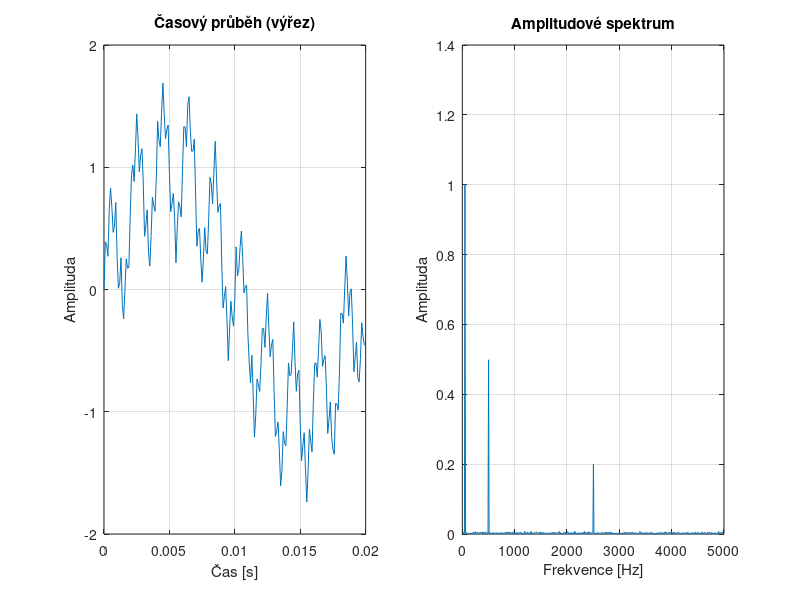

The MATLAB source for this figure: (Note: this script raises an error after producing the figure.)
% =========================================================================
% Generování testovacích signálů pro DSP filtrace
% =========================================================================
clear; clc; close all;

%% 1. Parametry signálu
fs = 10000;         % Vzorkovací frekvence (10 kHz)
f1 = 50;   A1 = 1.0; % Nízkofrekvenční složka
f2 = 500;  A2 = 0.5; % Středněfrekvenční složka
f3 = 2500; A3 = 0.2; % Vysokofrekvenční složka
noise_power = 0.05;  % Výkon bílého šumu

%% 2. Definice velikostí datasetů
N_small = 1e3;      % 1 000 vzorků
N_medium = 1e5;     % 100 000 vzorků
N_large = 1e7;      % 10 000 000 vzorků

% Anonymní funkce pro generování signálu (aby se kód neopakoval)
generate_signal = @(N) A1*sin(2*pi*f1*(0:N-1)/fs) + ...
                       A2*sin(2*pi*f2*(0:N-1)/fs) + ...
                       A3*sin(2*pi*f3*(0:N-1)/fs) + ...
                       noise_power * randn(1, N);

%% 3. Generování signálů
disp('Generuji signály...');
sig_small  = generate_signal(N_small)';   % Transpozice na sloupcový vektor
%sig_medium = generate_signal(N_medium)';
%sig_large  = generate_signal(N_large)';

%% 4. Vykreslení malého signálu a jeho spektra pro kontrolu
t_small = (0:N_small-1)/fs;
figure('Name', 'Analýza malého signálu', 'Position', [100 100 800 400]);

% Časová oblast
subplot(1,2,1);
plot(t_small(1:200), sig_small(1:200)); % Zobrazíme jen prvních 200 vzorků
title('Časový průběh (výřez)');
xlabel('Čas [s]'); ylabel('Amplituda');
grid on;

% Frekvenční oblast (FFT)
subplot(1,2,2);
f_axis = linspace(0, fs/2, N_small/2);
sig_fft = abs(fft(sig_small))/N_small;
plot(f_axis, 2*sig_fft(1:N_small/2));
title('Amplitudové spektrum');
xlabel('Frekvence [Hz]'); ylabel('Amplituda');
grid on;

%% 5. Export do CSV
disp('Exportuji do CSV (to může u velkého datasetu chvíli trvat)...');

% writematrix je v novějších verzích Matlabu velmi rychlý
writematrix(sig_small, '../data/input/signal_small.csv');
disp('signal_small.csv uložen.');

%writematrix(sig_medium, 'signal_medium.csv');
%disp('signal_medium.csv uložen.'s);

%writematrix(sig_large, 'signal_large.csv');
%disp('signal_large.csv uložen.');

disp('Hotovo!');
